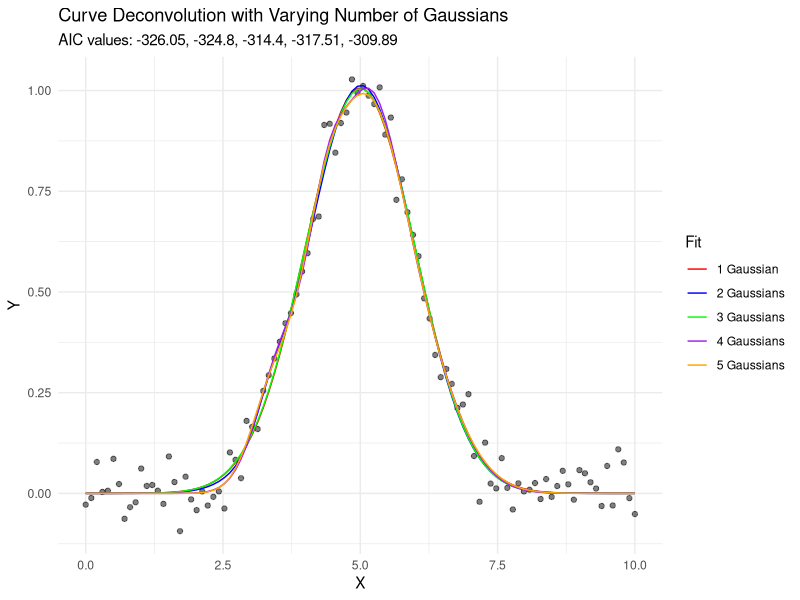
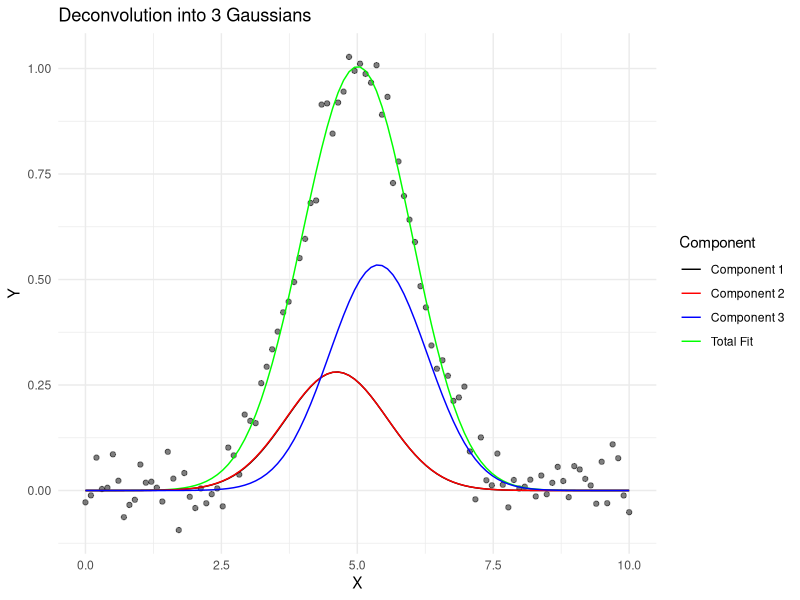

Source code (R) for these figures, in order:
## ---- chunk 1
# Load necessary libraries
library(minpack.lm)
library(ggplot2)

# Function to generate a Gaussian curve
gaussian <- function(x, amp, cen, wid) {
  amp * exp(-((x - cen)^2) / (2 * wid^2))
}

# Generate sample data (a curve with a single peak)
set.seed(123)
x <- seq(0, 10, length.out = 100)
y <- gaussian(x, 1, 5, 1) + rnorm(100, sd = 0.05)
data <- data.frame(x = x, y = y)

# Function to create a model with n Gaussians
create_n_gaussian_model <- function(n) {
  components <- paste0("gaussian(x, amp", 1:n, ", cen", 1:n, ", wid", 1:n, ")", collapse = " + ")
  as.formula(paste("y ~", components))
}

# Function to fit n Gaussians
fit_n_gaussian <- function(data, n) {
  model <- create_n_gaussian_model(n)
  start_list <- as.list(rep(c(0.5, 5, 1), n))
  names(start_list) <- c(rbind(paste0("amp", 1:n), paste0("cen", 1:n), paste0("wid", 1:n)))
  
  fit <- nlsLM(model, data = data, start = start_list)
  return(fit)
}

# Fit with varying number of Gaussians
fits <- lapply(1:5, function(n) fit_n_gaussian(data, n))

# Calculate AIC for each fit
aics <- sapply(fits, AIC)

# Create predictions and components for each fit
for (i in 1:length(fits)) {
  data[paste0("fit", i)] <- predict(fits[[i]], newdata = data)
  params <- coef(fits[[i]])
  for (j in 1:i) {
    data[paste0("comp", j, "_", i)] <- gaussian(data$x, params[paste0("amp", j)], 
                                                params[paste0("cen", j)], 
                                                params[paste0("wid", j)])
  }
}

# Plot the results
ggplot(data, aes(x = x)) +
  geom_point(aes(y = y), alpha = 0.5) +
  geom_line(aes(y = fit1, color = "1 Gaussian")) +
  geom_line(aes(y = fit2, color = "2 Gaussians")) +
  geom_line(aes(y = fit3, color = "3 Gaussians")) +
  geom_line(aes(y = fit4, color = "4 Gaussians")) +
  geom_line(aes(y = fit5, color = "5 Gaussians")) +
  scale_color_manual(values = c("red", "blue", "green", "purple", "orange")) +
  labs(title = "Curve Deconvolution with Varying Number of Gaussians",
       subtitle = paste("AIC values:", paste(round(aics, 2), collapse = ", ")),
       x = "X", y = "Y", color = "Fit") +
  theme_minimal()

# Plot individual components for the 3-Gaussian fit
ggplot(data, aes(x = x)) +
  geom_point(aes(y = y), alpha = 0.5) +
  geom_line(aes(y = fit3, color = "Total Fit")) +
  geom_line(aes(y = comp1_3, color = "Component 1")) +
  geom_line(aes(y = comp2_3, color = "Component 2")) +
  geom_line(aes(y = comp3_3, color = "Component 3")) +
  scale_color_manual(values = c("black", "red", "blue", "green")) +
  labs(title = "Deconvolution into 3 Gaussians",
       x = "X", y = "Y", color = "Component") +
  theme_minimal()
